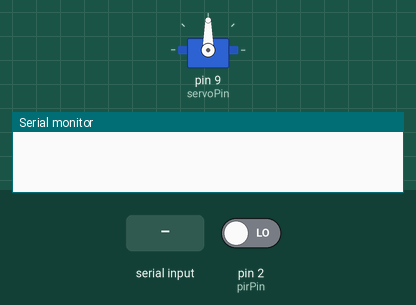
The sketch below on a simulated Arduino Uno, built with avr-gcc and run on an emulated ATmega328P. Parts: servo, the last lines printed to the serial monitor. The inputs (shaded band) are chosen by the test bench; at power-on: pin 2 (pirPin) LOW.

Above: at 1.2 s.
1.3 s: "L" received over the second serial link
At 1.7 s:
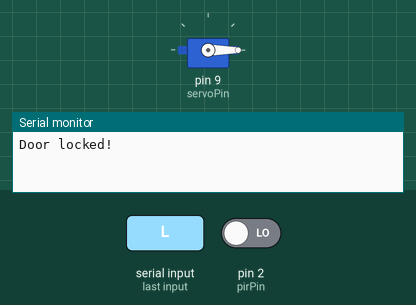
Timing chart, 0 to 12.8 s (numbered marks = the images above; inputs shaded):
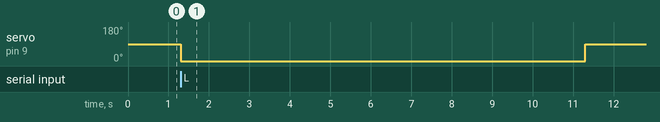

Measured:
- after the input at 1.3 s, servo on pin 9 (servoPin): 90° → 0° at once, → 90° 10.0 s later

The sketch:

Control_part.ino
```cpp
#include <Servo.h>
#include <SoftwareSerial.h>

// 핀 설정
const int pirPin = 2;
const int servoPin = 9;
const int rxPin = 10;  // 아두이노의 RX 핀
const int txPin = 11;  // 아두이노의 TX 핀

// 상태 변수
int pirState = LOW;
int val = 0;

// 서보 모터 설정
Servo myservo;

// SoftwareSerial 설정
SoftwareSerial mySerial(rxPin, txPin);  // RX, TX

void setup() {
  // 핀 모드 설정
  pinMode(pirPin, INPUT);
  myservo.attach(servoPin);

  // 하드웨어 및 소프트웨어 시리얼 통신 시작
  Serial.begin(9600);
  mySerial.begin(9600);

  // 서보 모터 초기 위치 설정 (문 열기 상태)
  myservo.write(90);
}

void loop() {
  // PIR 센서 입력 읽기
  val = digitalRead(pirPin);

  if (val == HIGH) {
    if (pirState == LOW) {
      // 사람이 감지됨
      Serial.println("Motion detected!");
      mySerial.println("Motion detected!"); // 라즈베리 파이로 신호 전송
      pirState = HIGH;
    }
  } else {
    if (pirState == HIGH) {
      // 사람이 감지되지 않음
      Serial.println("Motion ended!");
      mySerial.println("Motion ended!"); // 라즈베리 파이로 신호 전송
      pirState = LOW;
    }
  }

  // 라즈베리 파이로부터 얼굴 인식 결과 수신
  if (mySerial.available()) {
    char command = mySerial.read();
    if (command == 'L') {
      // 치매 노인으로 인식됨 -> 문 잠금
      myservo.write(0);
      Serial.println("Door locked!");
    } else if (command == 'U') {
      // 치매 노인이 아님 -> 문 열기
      myservo.write(90);
      Serial.println("Door unlocked!");
    }
  }

  // 문이 잠긴 상태에서 일정 시간 동안 사람이 인식되지 않으면 문 열기
  if (pirState == LOW && myservo.read() == 0) {
    delay(10000); // 10초 대기
    if (digitalRead(pirPin) == LOW) {
      myservo.write(90); // 문 열기
      Serial.println("Door unlocked due to inactivity!");
    }
  }
}
```
